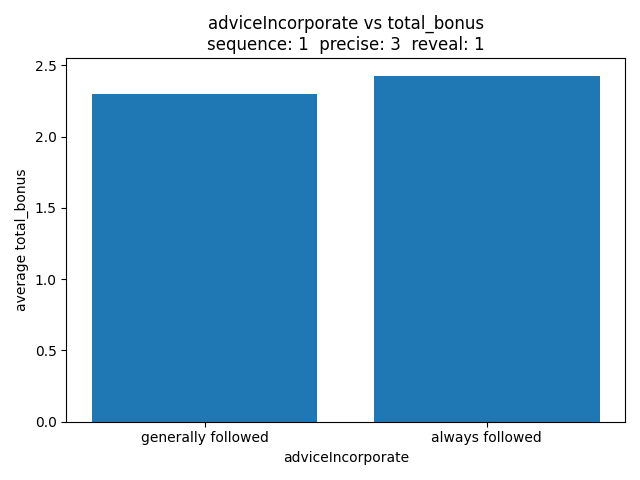

This chart was generated by the following Python code:
import pandas as pd
import matplotlib.pyplot as plt
import seaborn as sns

data = pd.read_csv("qualitative.csv")
seq = 1
prec = 3
rev = 1
data = data[(data['con.sequence'] == seq) & (data['con.precise'] == prec) & (data['con.reveal'] == rev)]

f1 = data[data["adviceIncorporate"] == "Did not follow the advice at all or only rarely"]
f2 = data[data["adviceIncorporate"] == "Generally followed the advice but deviated sometimes when I thought I had a better strategy"]
f3 = data[data["adviceIncorporate"] == "Always followed the AI advice closely"]


inco_average_dict = {
    "rarely followed": f1["total_bonus"].mean(),
    "generally followed": f2["total_bonus"].mean(), 
    "always followed": f3["total_bonus"].mean()
}

incokeys = list(inco_average_dict.keys())
incovalues = list(inco_average_dict.values())

plt.bar(incokeys, incovalues)
plt.title("adviceIncorporate vs total_bonus" + "\n" + f"sequence: {seq}  precise: {prec}  reveal: {rev}")
plt.xlabel("adviceIncorporate")
plt.ylabel("average total_bonus")
plt.tight_layout()

plt.show()
